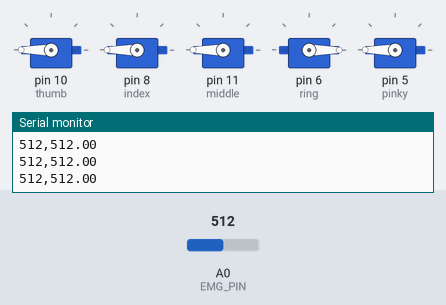
Bench run of a sketch on a simulated Arduino Uno, built with avr-gcc and run on an emulated ATmega328P. Shown: 5 × servo, the last lines printed to the serial monitor. Inputs (shaded band) come from the test bench; at power-on: A0 (EMG_PIN) = 512.

Above: at 1.2 s.
1.3 s: A0 (EMG_PIN) set to 63
2.8 s: A0 (EMG_PIN) set to 53
At 3.9 s:
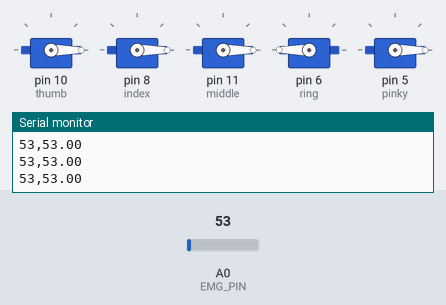
4.3 s: A0 (EMG_PIN) set to 111
5.8 s: A0 (EMG_PIN) set to 126
At 6.9 s:
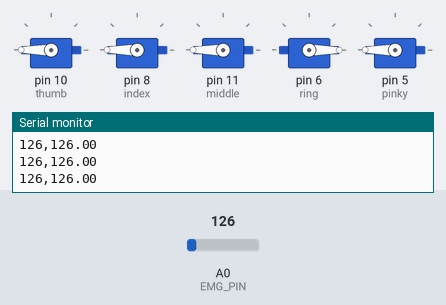
7.3 s: A0 (EMG_PIN) set to 0
At 7.7 s:
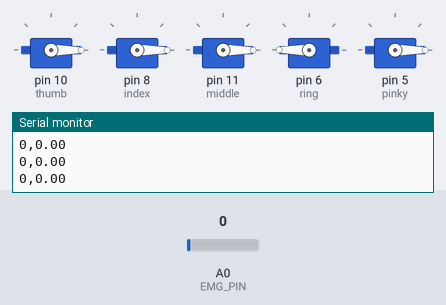
Timing chart, 0 to 9.8 s (numbered marks = the images above; inputs shaded):
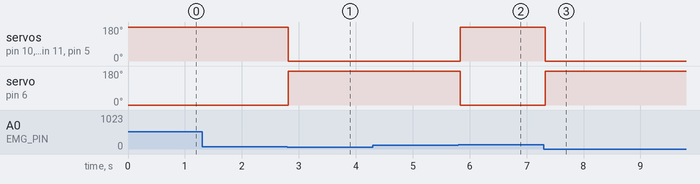

Measured:
- the behaviour switches between 60 and 59 on A0 (EMG_PIN) (found by bisection; images 0 and 1)
- the behaviour switches between 120 and 121 on A0 (EMG_PIN) (found by bisection; images 1 and 2)
- after the input at 2.8 s, servo on pin 10 (thumb), servo on pin 8 (index), servo on pin 11 (middle), servo on pin 5 (pinky): 180° → 0° at once; servo on pin 6 (ring): 0° → 180° at once
- after the input at 5.8 s, servo on pin 10 (thumb), servo on pin 8 (index), servo on pin 11 (middle), servo on pin 5 (pinky): 0° → 180° at once; servo on pin 6 (ring): 180° → 0° at once
- after the input at 7.3 s, servo on pin 10 (thumb), servo on pin 8 (index), servo on pin 11 (middle), servo on pin 5 (pinky): 180° → 0° at once; servo on pin 6 (ring): 0° → 180° at once

The sketch:

mao-robotica-emg.ino
```cpp
#include <Servo.h>

#define EMG_PIN A0

#define DEFAULT_MAX 180
#define DEFAULT_MIN 0

#define TH_CLOSE 120
#define TH_OPEN  60

Servo thumb;
Servo index;
Servo middle;
Servo ring;
Servo pinky;

float filteredEnvelope = 0.0;
bool handClosed = false;

void openHand()
{
    thumb.write(DEFAULT_MIN);
    index.write(DEFAULT_MIN);
    middle.write(DEFAULT_MIN);
    ring.write(DEFAULT_MAX);
    pinky.write(DEFAULT_MIN);
}

void closeHand()
{
    thumb.write(DEFAULT_MAX);
    index.write(DEFAULT_MAX);
    middle.write(DEFAULT_MAX);
    ring.write(DEFAULT_MIN);
    pinky.write(DEFAULT_MAX);
}

void setup()
{
    Serial.begin(115200);

    thumb.attach(10);
    index.attach(8);
    middle.attach(11);
    ring.attach(6);
    pinky.attach(5);

    filteredEnvelope = analogRead(EMG_PIN);

    openHand();
}

void loop()
{
    int reading = analogRead(EMG_PIN);

    filteredEnvelope =
        (0.85f * filteredEnvelope) +
        (0.15f * reading);

    if (!handClosed && filteredEnvelope > TH_CLOSE)
    {
        closeHand();
        handClosed = true;
    }

    if (handClosed && filteredEnvelope < TH_OPEN)
    {
        openHand();
        handClosed = false;
    }

    Serial.print(reading);
    Serial.print(",");
    Serial.println(filteredEnvelope);

    delay(5);
}
```
